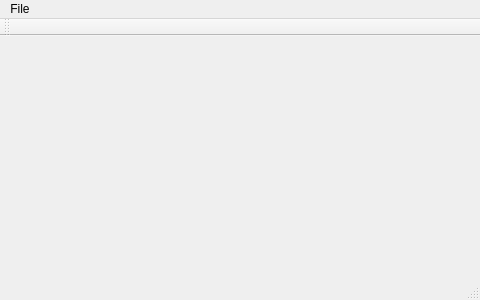
<?xml version="1.0" encoding="UTF-8"?>
<ui version="4.0">
 <class>MainWindow</class>
 <widget class="QMainWindow" name="MainWindow">
  <property name="geometry">
   <rect>
    <x>0</x>
    <y>0</y>
    <width>480</width>
    <height>300</height>
   </rect>
  </property>
  <property name="windowTitle">
   <string>MainWindow</string>
  </property>
  <widget class="QWidget" name="centralWidget"/>
  <widget class="QMenuBar" name="menuBar">
   <property name="geometry">
    <rect>
     <x>0</x>
     <y>0</y>
     <width>480</width>
     <height>21</height>
    </rect>
   </property>
   <widget class="QMenu" name="menuFile">
    <property name="title">
     <string>File</string>
    </property>
    <addaction name="actionLoad"/>
    <addaction name="actionSave"/>
    <addaction name="actionEdit"/>
    <addaction name="actionExit"/>
   </widget>
   <addaction name="menuFile"/>
  </widget>
  <widget class="QToolBar" name="mainToolBar">
   <attribute name="toolBarArea">
    <enum>TopToolBarArea</enum>
   </attribute>
   <attribute name="toolBarBreak">
    <bool>false</bool>
   </attribute>
  </widget>
  <widget class="QStatusBar" name="statusBar"/>
  <action name="actionLoad">
   <property name="text">
    <string>Load</string>
   </property>
  </action>
  <action name="actionExit">
   <property name="text">
    <string>Exit</string>
   </property>
  </action>
  <action name="actionEdit">
   <property name="text">
    <string>Edit</string>
   </property>
  </action>
  <action name="actionSave">
   <property name="text">
    <string>Save</string>
   </property>
  </action>
 </widget>
 <layoutdefault spacing="6" margin="11"/>
 <resources/>
 <connections/>
</ui>
